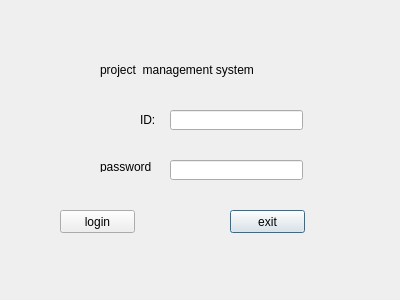
<?xml version="1.0" encoding="UTF-8"?>
<ui version="4.0">
 <class>Dialog</class>
 <widget class="QDialog" name="Dialog">
  <property name="geometry">
   <rect>
    <x>0</x>
    <y>0</y>
    <width>400</width>
    <height>300</height>
   </rect>
  </property>
  <property name="windowTitle">
   <string>Dialog</string>
  </property>
  <widget class="QLineEdit" name="pwdlineEdit">
   <property name="geometry">
    <rect>
     <x>170</x>
     <y>160</y>
     <width>133</width>
     <height>20</height>
    </rect>
   </property>
  </widget>
  <widget class="QPushButton" name="pushButton_2">
   <property name="geometry">
    <rect>
     <x>230</x>
     <y>210</y>
     <width>75</width>
     <height>23</height>
    </rect>
   </property>
   <property name="text">
    <string>exit</string>
   </property>
  </widget>
  <widget class="QLineEdit" name="userlineEdit">
   <property name="geometry">
    <rect>
     <x>170</x>
     <y>110</y>
     <width>133</width>
     <height>20</height>
    </rect>
   </property>
  </widget>
  <widget class="QLabel" name="label">
   <property name="geometry">
    <rect>
     <x>140</x>
     <y>110</y>
     <width>21</width>
     <height>20</height>
    </rect>
   </property>
   <property name="text">
    <string>ID:</string>
   </property>
  </widget>
  <widget class="QLabel" name="label_2">
   <property name="geometry">
    <rect>
     <x>100</x>
     <y>160</y>
     <width>54</width>
     <height>12</height>
    </rect>
   </property>
   <property name="text">
    <string>password：</string>
   </property>
  </widget>
  <widget class="QPushButton" name="pushButton">
   <property name="geometry">
    <rect>
     <x>60</x>
     <y>210</y>
     <width>75</width>
     <height>23</height>
    </rect>
   </property>
   <property name="text">
    <string>login</string>
   </property>
  </widget>
  <widget class="QLabel" name="label_3">
   <property name="geometry">
    <rect>
     <x>100</x>
     <y>60</y>
     <width>171</width>
     <height>20</height>
    </rect>
   </property>
   <property name="text">
    <string>project  management system</string>
   </property>
  </widget>
 </widget>
 <resources/>
 <connections/>
</ui>
